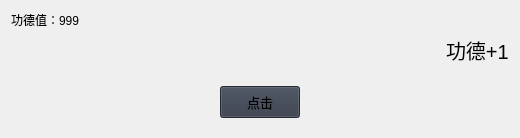
                     <widget class="QWidget" name="home_page">
                      <layout class="QVBoxLayout" name="verticalLayout_22">
                       <item>
                        <widget class="QLabel" name="label_score">
                         <property name="styleSheet">
                          <string notr="true">font: 10pt &quot;Microsoft YaHei UI&quot;;</string>
                         </property>
                         <property name="text">
                          <string>功德值：999</string>
                         </property>
                        </widget>
                       </item>
                       <item alignment="Qt::AlignRight">
                        <widget class="QLabel" name="ed_scoreplus">
                         <property name="styleSheet">
                          <string notr="true">font-family:'Microsoft YaHei UI'; font-size:15pt</string>
                         </property>
                         <property name="text">
                          <string>功德+1</string>
                         </property>
                        </widget>
                       </item>
                       <item>
                        <widget class="QWidget" name="widget" native="true">
                         <property name="sizePolicy">
                          <sizepolicy hsizetype="Preferred" vsizetype="Preferred">
                           <horstretch>0</horstretch>
                           <verstretch>5</verstretch>
                          </sizepolicy>
                         </property>
                         <property name="styleSheet">
                          <string notr="true">background-image: url(:/images/images/images/woodfish_purple.png);
background-position: center;
background-repeat: no-repeat;</string>
                         </property>
                        </widget>
                       </item>
                       <item>
                        <widget class="QWidget" name="horizontalWidget" native="true">
                         <property name="sizePolicy">
                          <sizepolicy hsizetype="Preferred" vsizetype="Preferred">
                           <horstretch>0</horstretch>
                           <verstretch>1</verstretch>
                          </sizepolicy>
                         </property>
                         <layout class="QHBoxLayout" name="horizontalLayout_6">
                          <item>
                           <spacer name="horizontalSpacer">
                            <property name="orientation">
                             <enum>Qt::Horizontal</enum>
                            </property>
                            <property name="sizeType">
                             <enum>QSizePolicy::Preferred</enum>
                            </property>
                            <property name="sizeHint" stdset="0">
                             <size>
                              <width>200</width>
                              <height>20</height>
                             </size>
                            </property>
                           </spacer>
                          </item>
                          <item>
                           <widget class="QPushButton" name="btn_click">
                            <property name="sizePolicy">
                             <sizepolicy hsizetype="Minimum" vsizetype="Fixed">
                              <horstretch>0</horstretch>
                              <verstretch>29</verstretch>
                             </sizepolicy>
                            </property>
                            <property name="minimumSize">
                             <size>
                              <width>0</width>
                              <height>32</height>
                             </size>
                            </property>
                            <property name="maximumSize">
                             <size>
                              <width>400</width>
                              <height>16777215</height>
                             </size>
                            </property>
                            <property name="styleSheet">
                             <string notr="true">background-color: rgb(52, 59, 72);font-family:'Microsoft YaHei UI'; font-size:10pt</string>
                            </property>
                            <property name="text">
                             <string>点击</string>
                            </property>
                           </widget>
                          </item>
                          <item>
                           <spacer name="horizontalSpacer_2">
                            <property name="orientation">
                             <enum>Qt::Horizontal</enum>
                            </property>
                            <property name="sizeType">
                             <enum>QSizePolicy::Minimum</enum>
                            </property>
                            <property name="sizeHint" stdset="0">
                             <size>
                              <width>200</width>
                              <height>20</height>
                             </size>
                            </property>
                           </spacer>
                          </item>
                         </layout>
                        </widget>
                       </item>
                      </layout>
                     </widget>
